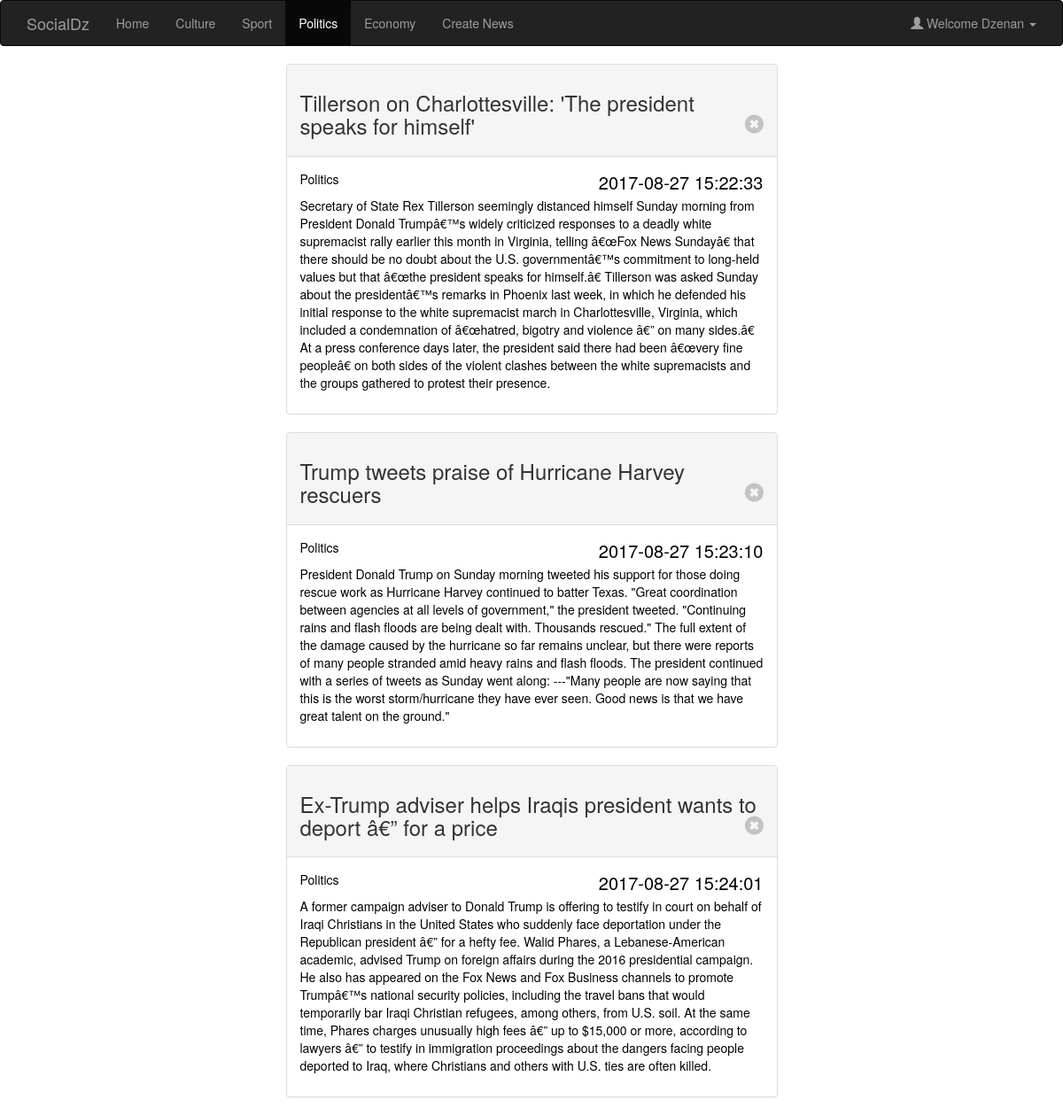
The app's page /pages/politics.php (signed in) with its own data.
### tables this page shows
CREATE TABLE `users` (
  `ID` int(11) NOT NULL,
  `name` varchar(15) NOT NULL,
  `surname` varchar(20) NOT NULL,
  `email` varchar(20) NOT NULL,
  `password` text NOT NULL,
  `is_admin` tinyint(1) NOT NULL DEFAULT '0'
);

CREATE TABLE `news` (
  `ID` int(11) NOT NULL,
  `title` text NOT NULL,
  `content` text NOT NULL,
  `category` enum('culture','sport','politics','economy') NOT NULL,
  `created` timestamp NOT NULL DEFAULT CURRENT_TIMESTAMP
);

### services/databaseService.php (called while the page is built, shortened)
<?php
include ("..\classes\db.php");
$db = new db("localhost", "root", "","socialdz");

### classes/db.php (called while the page is built, shortened)
<?php
class db {
    private $host;
    private $user;
    private $password;
    private $dbName;
    private $dbh;
    public function __construct($host,$user,$password,$dbName)
    {
        $this->host = $host;
        $this->user = $user;
        $this->password = $password;
        $this->dbName = $dbName;
    }
    public function connect(){
       try{
           $this->dbh = new PDO('mysql:host=' . $this->host . ';dbname=' . $this->dbName, $this->user, $this->password);
           $this->dbh->setAttribute(PDO::ATTR_ERRMODE, PDO::ERRMODE_EXCEPTION);
       } catch(PDOException $e) {
            var_dump($e->getMessage()); die();
       }
    }
    public function getUserById($id){
        try{
            $sql = $this->dbh->prepare("SELECT * FROM users WHERE ID =" . $id);
            $sql->execute();
            $row = $sql->fetch();
            return $row;
        }catch (Exception $e){
            var_dump($e->getMessage()); die();
        }
    }
    public function getAllNewsByCategory($category){
        try{
            $sql = $this->dbh->prepare("SELECT * FROM news WHERE category LIKE '".$category."'");
            $sql->execute();
            $rows = $sql->fetchAll();
            return $rows;
        }catch (Exception $e){
            var_dump($e->getMessage()); die();
        }
    }
}

### pages/politics.php (the view, shortened to what this page needs)
<?php
include_once ("../services/databaseService.php");
$id = $_SESSION['id'];
$user = $db->getUserById($id);
$news = $db->getAllNewsByCategory("politics");
?>
<html>
<?php include_once("partials\head.php"); ?>
<?php include_once("partials\header.php"); ?>
<div class="container">
    <div class="row">
        <?php
        foreach($news as $new){
            if($user['is_admin']){
                echo ' <a href="/pages/single-news.php?id='.$new['ID'].'" class="link-block"><div class="col-sm-6 col-sm-offset-3">
                        <div class="panel panel-default">
                            <div class="panel-heading">
                                <h3>'.$new['title'].'
                                    <span class="glyphicon glyphicon-remove-sign close" id="close"  data-id="'.$new['ID'].'" aria-hidden="true"></span>
                                </h3>
                            </div>
                            <div class="panel-body">
                                <p class="category">'.$new['category'].'  <span class="time">'.$new['created'].'</span></p>
                                <p>'.$new['content'].'</p>
                             </div>
                        </div>
                    </div></a>';
            }
        }
        ?>
    </div>
</div>
</html>

### pages/partials/header.php (shortened to what this page needs)
<?php
    $uri = $_SERVER['REQUEST_URI'];
?>
<nav class="navbar navbar-inverse">
    <div class="container">
        <div class="navbar-header">
            <?php
            if(!empty($user)){
                echo '<a class="navbar-brand" href="/pages/landing.php">SocialDz</a>';
            }
            else{
                echo '<a class="navbar-brand" href="/">SocialDz</a>';
            }
            ?>
        </div>
        <ul class="nav navbar-nav">
            <?php
            if(strpos($uri, "landing") !== false ) {
                echo('
                    <li class="active"><a href="/pages/landing.php">Home</a></li>
                    <li><a href="/pages/culture.php">Culture</a></li>
                    <li><a href="/pages/sport.php">Sport</a></li>
                    <li><a href="/pages/politics.php">Politics</a></li>
                    <li><a href="/pages/economy.php">Economy</a></li>
                ');
                if($user['is_admin']){
                    echo('<li><a href="news.php">Create News</a></li>');
                }
            }
            else if(strpos($uri, "politics") !== false){
                echo('
                    <li><a href="/pages/landing.php">Home</a></li>
                    <li><a href="/pages/culture.php">Culture</a></li>
                    <li><a href="/pages/sport.php">Sport</a></li>
                    <li class="active"><a href="/pages/politics.php">Politics</a></li>
                    <li><a href="/pages/economy.php">Economy</a></li>
                ');
                if($user['is_admin']){
                    echo('<li><a href="news.php">Create News</a></li>');
                }
            }
            ?>
        </ul>
        <ul class="nav navbar-nav navbar-right">
            <?php
                if(strpos($uri, "registration") !== false){
                    echo('<li><a href="/pages/login.php"><span class="glyphicon glyphicon-log-in"></span> Login</a></li>');
                }
                else if(strpos($uri, "login") !== false){
                    echo('<li><a href="/pages/registration.php"><span class="glyphicon glyphicon-user"></span> Sign Up</a></li>');
                }
                else if(strlen ( $uri) == 1){
                    echo('<li><a href="/pages/registration.php"><span class="glyphicon glyphicon-user"></span> Sign Up</a></li>
                    <li><a href="/pages/login.php"><span class="glyphicon glyphicon-log-in"></span> Login</a></li>');
                }
                else{
                    echo(' <li class="dropdown">
                            <a class="dropdown-toggle" data-toggle="dropdown" href="#"><span class="glyphicon glyphicon-user"></span>
                            Welcome '.$user['name'].'
                            <span class="caret"></span></a>
                            <ul class="dropdown-menu">
                              <li><a href="../../services/logoutService.php"><span class="glyphicon glyphicon-log-out"></span> Logout</a></li>
                            </ul>
                          </li>');
                }
            ?>
        </ul>
    </div>
</nav>

### assets/css/master.css (style rules this page uses)
.time { float: right; font-size: 20px; }
.category { text-transform: capitalize; }
.close { float:right; }
.panel-body p { color:black !important; }

### records on screen
users: name "Dzenan"
news: title "Tillerson on Charlottesville: 'The president speaks for himself'", category "Politics", created "2017-08-27 15:22:33", content "Secretary of State Rex Tillerson seemingly distanced himself Sunday morning from President Donald Trumpâ€™s widely criticized responses to a deadly white supremacist rally earlier this month in Virginia, telling â€œFox News Sundayâ€ that there should be no doubt about the U.S. governmentâ€™s commitment to long-held values but that â€œthe president speaks for himself.â€ Tillerson was asked Sunday about the presidentâ€™s remarks in Phoenix last week, in which he defended his initial response to the white supremacist march in Charlottesville, Virginia, which included a condemnation of â€œhatred, bigotry and violence â€” on many sides.â€ At a press conference days later, the president said…"
news: title "Trump tweets praise of Hurricane Harvey rescuers", category "Politics", created "2017-08-27 15:23:10", content "President Donald Trump on Sunday morning tweeted his support for those doing rescue work as Hurricane Harvey continued to batter Texas. \"Great coordination between agencies at all levels of government,\" the president tweeted. \"Continuing rains and flash floods are being dealt with. Thousands rescued.\" The full extent of the damage caused by the hurricane so far remains unclear, but there were reports of many people stranded amid heavy rains and flash floods. The president continued with a series of tweets as Sunday went along: ---\"Many people are now saying that this is the worst storm/hurricane they have ever seen. Good news is that we have great talent on the ground.\""
news: title "Ex-Trump adviser helps Iraqis president wants to deport â€” for a price", category "Politics", created "2017-08-27 15:24:01", content "A former campaign adviser to Donald Trump is offering to testify in court on behalf of Iraqi Christians in the United States who suddenly face deportation under the Republican president â€” for a hefty fee. Walid Phares, a Lebanese-American academic, advised Trump on foreign affairs during the 2016 presidential campaign. He also has appeared on the Fox News and Fox Business channels to promote Trumpâ€™s national security policies, including the travel bans that would temporarily bar Iraqi Christian refugees, among others, from U.S. soil. At the same time, Phares charges unusually high fees â€” up to $15,000 or more, according to lawyers â€” to testify in immigration proceedings about the…"
